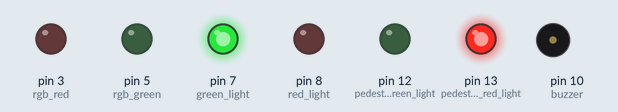
The sketch below on a simulated Arduino Uno, built with avr-gcc and run on an emulated ATmega328P. On the bench: output pins drawn as LEDs (lit = HIGH), buzzer (waves = sounding).

Above: at 0.1 s.
At 13.15 s:
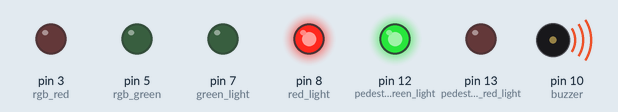
At 24.1 s:
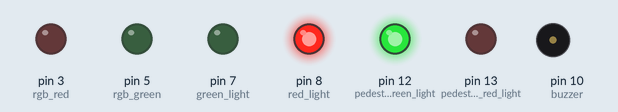
At 30.65 s:
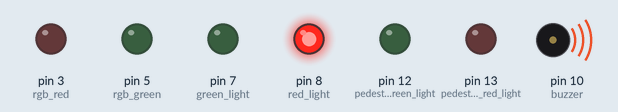
At 37.1 s:
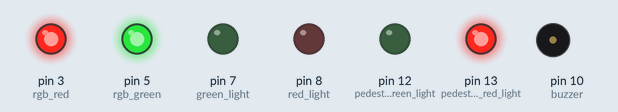
Timing chart, 0 to 38.6 s (numbered marks = the images above):
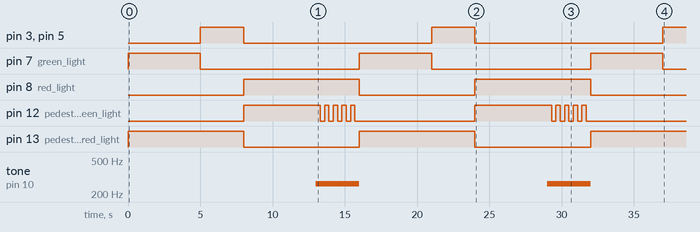

The sketch:

semaforo.ino
```cpp
int buzzer = 10;

int rgb_red = 3;
int rgb_green = 5;
int rgb_blue = 6;

int green_light = 7;
int red_light = 8;

int pedestrian_green_light = 12;
int pedestrian_red_light = 13;

void setup() {
  pinMode(green_light, OUTPUT);
  pinMode(red_light, OUTPUT);
  pinMode(pedestrian_green_light, OUTPUT);
  pinMode(pedestrian_red_light, OUTPUT);

  Serial.begin(9600);
}

void loop() {
  digitalWrite(pedestrian_red_light, HIGH);
  digitalWrite(green_light, HIGH);
  delay(5 * 1000);
  digitalWrite(green_light, LOW);
  yellowLight(3);
  digitalWrite(pedestrian_red_light, LOW);
  digitalWrite(pedestrian_green_light, HIGH);
  digitalWrite(red_light, HIGH);
  delay(5 * 1000);
  tone(buzzer,262,3000); //DO
  for(int i = 0; i < 5; i++){
    digitalWrite(pedestrian_green_light, HIGH);
    delay(300);
    digitalWrite(pedestrian_green_light, LOW);
    delay(300);
  }
  digitalWrite(red_light, LOW);
  digitalWrite(pedestrian_green_light, LOW);
}

void yellowLight(int seconds){
  analogWrite(rgb_red, 255);
  analogWrite(rgb_green, 255);
  delay(seconds * 1000);
  analogWrite(rgb_red, 0);
  analogWrite(rgb_green, 0);
}
```

Measured:
- by itself, pin 3 (rgb_red), pin 5 (rgb_green): alternates HIGH for 3.0 s and LOW for 13.0 s
- by itself, pin 7 (green_light): alternates HIGH for 5.0 s and LOW for 11.0 s
- by itself, pin 8 (red_light), pin 13 (pedestrian_red_light): alternates HIGH for 8.0 s and LOW for 8.0 s
- by itself, tone on pin 10 (buzzer): alternates 262 Hz for 3.0 s and silent for 13.0 s
- by itself, pin 12 (pedestrian_green_light): goes HIGH 5.3 s, 4 × (LOW 0.30 s, HIGH 0.30 s), LOW 8.3 s, HIGH 5.3 s, 4 × (LOW 0.30 s, HIGH 0.30 s), then LOW
